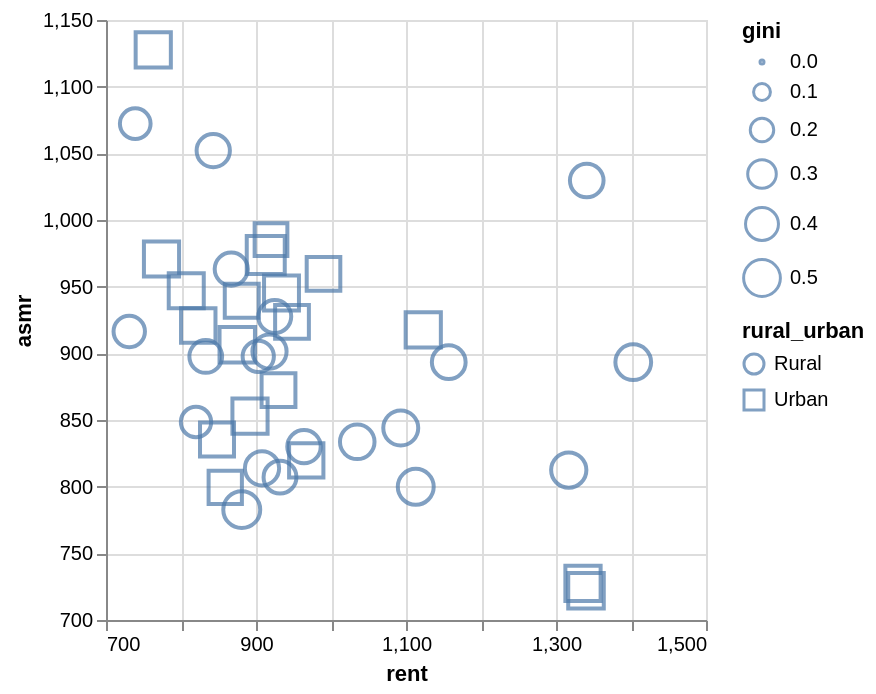

The cell this chart's notebook holds for it:
### Markdown cell above
## Task 2: How does housing affordability relate to ASMR? (10 points)

This tasks focuses on the `asmr`, `rent`, `gini`, and `rural_urban` variables to analyze how the age-standardized mortality rate relates to a county's rent and Gini coefficient, considering the distinction between rural and urban counties.

### Chart 2A

### Code cell
chart = alt.Chart(life)
chart.mark_point().encode(
    x=alt.X("rent", scale=alt.Scale(zero=False)),
    y=alt.Y("asmr", scale=alt.Scale(zero=False)),
    size="gini",
    shape="rural_urban"
)

### Figure 1 — Vega-Lite specification as saved in the notebook (floating-point values rounded to 4 significant figures; data arrays with more than 128 entries replaced by an {"elided": "..."} marker saying what was removed)
{"config": {"view": {"continuousWidth": 300, "continuousHeight": 300}}, "data": {"name": "data-5ddcb8df7bb5f7db00b6b58fe78f71b2"}, "mark": {"type": "point"}, "encoding": {"shape": {"field": "rural_urban", "type": "nominal"}, "size": {"field": "gini", "type": "quantitative"}, "x": {"field": "rent", "scale": {"zero": false}, "type": "quantitative"}, "y": {"field": "asmr", "scale": {"zero": false}, "type": "quantitative"}}, "$schema": "https://vega.github.io/schema/vega-lite/v6.1.0.json", "datasets": {"data-5ddcb8df7bb5f7db00b6b58fe78f71b2": [{"county": "West Greenwich", "rural_urban": "Rural", "life_expectancy": 78.65, "asmr": 1030.0, "asmr_rank": 36, "rent": 1341, "gini": 0.4168, "pct_food_desert": 0.0, "fast_food": 0.23, "pct_farmers_market": 22.48, "pct_less_hs": 5.1, "pct_bachelors": 31.0, "type": "Feature", "geometry": {"type": "Polygon", "coordinates": [[[-71.79, 41.66], [-71.79, 41.66], [-71.79, 41.64], [-71.79, 41.63], [-71.79, 41.6], [-71.79, 41.6], [-71.76, 41.6], [-71.66, 41.6], [-71.65, 41.6], [-71.65, 41.6], [-71.64, 41.6], [-71.64, 41.6], [-71.54, 41.6], [-71.55, 41.63], [-71.55, 41.64], [-71.55, 41.65], [-71.55, 41.66], [-71.55, 41.66], [-71.57, 41.66], [-71.59, 41.66], [-71.6, 41.66], [-71.62, 41.66], [-71.62, 41.66], [-71.67, 41.66], [-71.67, 41.66], [-71.69, 41.66], [-71.74, 41.66], [-71.74, 41.66], [-71.79, 41.66]]]}}, {"county": "Central Falls", "rural_urban": "Urban", "life_expectancy": 78.26, "asmr": 970.7, "asmr_rank": 33, "rent": 774, "gini": 0.4557, "pct_food_desert": 0.0, "fast_food": 37.2, "pct_farmers_market": 0.0, "pct_less_hs": 48.2, "pct_bachelors": 7.4, "type": "Feature", "geometry": {"type": "Polygon", "coordinates": [[[-71.39, 41.9], [-71.4, 41.9], [-71.4, 41.89], [-71.4, 41.89], [-71.41, 41.89], [-71.41, 41.89], [-71.41, 41.89], [-71.4, 41.88], [-71.39, 41.88], [-71.39, 41.88], [-71.39, 41.88], [-71.38, 41.88], [-71.38, 41.89], [-71.38, 41.89], [-71.38, 41.89], [-71.38, 41.89], [-71.38, 41.89], [-71.38, 41.89], [-71.38, 41.89], [-71.38, 41.9], [-71.39, 41.9], [-71.39, 41.9], [-71.39, 41.9], [-71.39, 41.9], [-71.39, 41.9]]]}}, {"county": "Scituate", "rural_urban": "Rural", "life_expectancy": 81.43, "asmr": 807.1, "asmr_rank": 6, "rent": 932, "gini": 0.3981, "pct_food_desert": 0.0, "fast_food": 0.13, "pct_farmers_market": 61.14, "pct_less_hs": 9.3, "pct_bachelors": 28.3, "type": "Feature", "geometry": {"type": "Polygon", "coordinates": [[[-71.69, 41.86], [-71.69, 41.84], [-71.69, 41.84], [-71.69, 41.83], [-71.69, 41.82], [-71.68, 41.79], [-71.68, 41.79], [-71.68, 41.78], [-71.68, 41.77], [-71.68, 41.77], [-71.67, 41.76], [-71.67, 41.73], [-71.67, 41.73], [-71.64, 41.73], [-71.59, 41.73], [-71.58, 41.73], [-71.56, 41.73], [-71.55, 41.73], [-71.55, 41.73], [-71.55, 41.73], [-71.55, 41.74], [-71.55, 41.76], [-71.55, 41.76], [-71.55, 41.77], [-71.56, 41.79], [-71.56, 41.79], [-71.56, 41.8], [-71.57, 41.81], [-71.57, 41.84], [-71.57, 41.84], [-71.57, 41.84], [-71.57, 41.85], [-71.57, 41.86], [-71.6, 41.86], [-71.61, 41.86], [-71.68, 41.86], [-71.69, 41.86]]]}}, {"county": "Foster", "rural_urban": "Rural", "life_expectancy": 79.14, "asmr": 813.8, "asmr_rank": 8, "rent": 908, "gini": 0.4325, "pct_food_desert": 0.0, "fast_food": 0.08, "pct_farmers_market": 0.0, "pct_less_hs": 8.1, "pct_bachelors": 29.9, "type": "Feature", "geometry": {"type": "Polygon", "coordinates": [[[-71.79, 41.85], [-71.79, 41.85], [-71.79, 41.84], [-71.79, 41.84], [-71.79, 41.82], [-71.79, 41.81], [-71.79, 41.81], [-71.79, 41.8], [-71.79, 41.77], [-71.79, 41.77], [-71.79, 41.77], [-71.79, 41.74], [-71.79, 41.73], [-71.72, 41.73], [-71.7, 41.73], [-71.67, 41.73], [-71.67, 41.73], [-71.67, 41.76], [-71.68, 41.77], [-71.68, 41.77], [-71.68, 41.78], [-71.68, 41.79], [-71.68, 41.79], [-71.69, 41.82], [-71.69, 41.83], [-71.69, 41.84], [-71.69, 41.84], [-71.69, 41.86], [-71.74, 41.86], [-71.75, 41.86], [-71.76, 41.86], [-71.79, 41.85]]]}}, {"county": "Burrillville", "rural_urban": "Rural", "life_expectancy": 77.33, "asmr": 1052.0, "asmr_rank": 37, "rent": 843, "gini": 0.4087, "pct_food_desert": 57.56, "fast_food": 0.37, "pct_farmers_market": 96.13, "pct_less_hs": 17.4, "pct_bachelors": 22.8, "type": "Feature", "geometry": {"type": "Polygon", "coordinates": [[[-71.61, 42.01], [-71.66, 42.01], [-71.68, 42.01], [-71.68, 42.01], [-71.76, 42.01], [-71.77, 42.01], [-71.8, 42.01], [-71.8, 41.99], [-71.8, 41.99], [-71.8, 41.94], [-71.8, 41.93], [-71.8, 41.93], [-71.74, 41.93], [-71.72, 41.93], [-71.71, 41.93], [-71.7, 41.93], [-71.68, 41.93], [-71.67, 41.93], [-71.66, 41.93], [-71.64, 41.93], [-71.63, 41.93], [-71.59, 41.93], [-71.6, 41.97], [-71.6, 41.98], [-71.61, 42.01]]]}}, {"county": "Bristol", "rural_urban": "Urban", "life_expectancy": 80.94, "asmr": 853.0, "asmr_rank": 15, "rent": 892, "gini": 0.4563, "pct_food_desert": 53.84, "fast_food": 3.04, "pct_farmers_market": 71.82, "pct_less_hs": 18.7, "pct_bachelors": 32.5, "type": "Feature", "geometry": {"type": "Polygon", "coordinates": [[[-71.3, 41.71], [-71.29, 41.7], [-71.29, 41.69], [-71.29, 41.69], [-71.3, 41.68], [-71.3, 41.68], [-71.31, 41.67], [-71.3, 41.66], [-71.3, 41.65], [-71.3, 41.65], [-71.3, 41.65], [-71.3, 41.65], [-71.3, 41.66], [-71.29, 41.66], [-71.29, 41.66], [-71.29, 41.67], [-71.29, 41.68], [-71.29, 41.68], [-71.29, 41.68], [-71.28, 41.68], [-71.28, 41.68], [-71.28, 41.68], [-71.28, 41.67], [-71.28, 41.67], [-71.28, 41.67], [-71.28, 41.67], [-71.27, 41.66], [-71.27, 41.66], [-71.27, 41.66], [-71.27, 41.65], [-71.27, 41.65], [-71.27, 41.64], [-71.26, 41.64], [-71.26, 41.64], [-71.26, 41.64], [-71.26, 41.65], [-71.26, 41.65], [-71.25, 41.65], [-71.25, 41.66], [-71.25, 41.67], [-71.24, 41.67], [-71.24, 41.67], [-71.24, 41.67], [-71.24, 41.67], [-71.24, 41.67], [-71.23, 41.68], [-71.23, 41.68], [-71.24, 41.68], [-71.24, 41.68], [-71.24, 41.69], [-71.24, 41.69], [-71.25, 41.69], [-71.25, 41.7], [-71.24, 41.7], [-71.24, 41.7], [-71.25, 41.7], [-71.25, 41.72], [-71.26, 41.71], [-71.27, 41.71], [-71.28, 41.71], [-71.29, 41.71], [-71.29, 41.71], [-71.3, 41.71]]]}}, {"county": "East Greenwich", "rural_urban": "Rural", "life_expectancy": 82.17, "asmr": 782.8, "asmr_rank": 3, "rent": 881, "gini": 0.5041, "pct_food_desert": 54.52, "fast_food": 1.76, "pct_farmers_market": 45.31, "pct_less_hs": 3.5, "pct_bachelors": 58.9, "type": "Feature", "geometry": {"type": "Polygon", "coordinates": [[[-71.55, 41.66], [-71.55, 41.66], [-71.55, 41.65], [-71.55, 41.64], [-71.55, 41.63], [-71.54, 41.6], [-71.52, 41.6], [-71.52, 41.6], [-71.5, 41.6], [-71.48, 41.6], [-71.48, 41.6], [-71.49, 41.61], [-71.49, 41.61], [-71.49, 41.62], [-71.49, 41.62], [-71.49, 41.62], [-71.48, 41.62], [-71.48, 41.62], [-71.48, 41.62], [-71.47, 41.63], [-71.47, 41.63], [-71.47, 41.63], [-71.47, 41.63], [-71.47, 41.64], [-71.46, 41.64], [-71.47, 41.64], [-71.46, 41.65], [-71.46, 41.65], [-71.45, 41.65], [-71.45, 41.65], [-71.45, 41.65], [-71.45, 41.65], [-71.45, 41.66], [-71.44, 41.66], [-71.44, 41.66], [-71.44, 41.66], [-71.44, 41.66], [-71.44, 41.66], [-71.45, 41.66], [-71.45, 41.66], [-71.45, 41.66], [-71.46, 41.66], [-71.46, 41.66], [-71.49, 41.66], [-71.5, 41.66], [-71.53, 41.66], [-71.54, 41.66], [-71.55, 41.66]]]}}, {"county": "East Providence", "rural_urban": "Urban", "life_expectancy": 79.61, "asmr": 920.9, "asmr_rank": 25, "rent": 823, "gini": 0.4378, "pct_food_desert": 20.39, "fast_food": 7.72, "pct_farmers_market": 33.22, "pct_less_hs": 20.8, "pct_bachelors": 22.8, "type": "Feature", "geometry": {"type": "Polygon", "coordinates": {"elided": "1x97x2 float values"}}}, {"county": "Richmond", "rural_urban": "Rural", "life_expectancy": 78.43, "asmr": 1072.0, "asmr_rank": 38, "rent": 739, "gini": 0.346, "pct_food_desert": 0.0, "fast_food": 0.42, "pct_farmers_market": 96.73, "pct_less_hs": 8.5, "pct_bachelors": 33.0, "type": "Feature", "geometry": {"type": "Polygon", "coordinates": {"elided": "1x177x2 float values"}}}, {"county": "Cumberland", "rural_urban": "Urban", "life_expectancy": 81.5, "asmr": 799.5, "asmr_rank": 4, "rent": 859, "gini": 0.4083, "pct_food_desert": 39.28, "fast_food": 1.9, "pct_farmers_market": 0.0, "pct_less_hs": 14.3, "pct_bachelors": 33.6, "type": "Feature", "geometry": {"type": "Polygon", "coordinates": {"elided": "1x72x2 float values"}}}, {"county": "Providence", "rural_urban": "Urban", "life_expectancy": 78.37, "asmr": 973.8, "asmr_rank": 34, "rent": 913, "gini": 0.5339, "pct_food_desert": 5.31, "fast_food": 25.58, "pct_farmers_market": 81.09, "pct_less_hs": 27.4, "pct_bachelors": 29.0, "type": "Feature", "geometry": {"type": "Polygon", "coordinates": {"elided": "1x110x2 float values"}}}, {"county": "Narragansett", "rural_urban": "Rural", "life_expectancy": 82.0, "asmr": 799.9, "asmr_rank": 5, "rent": 1113, "gini": 0.4766, "pct_food_desert": 46.78, "fast_food": 1.63, "pct_farmers_market": 32.95, "pct_less_hs": 4.0, "pct_bachelors": 52.2, "type": "Feature", "geometry": {"type": "Polygon", "coordinates": {"elided": "1x106x2 float values"}}}, {"county": "Warwick", "rural_urban": "Urban", "life_expectancy": 78.89, "asmr": 959.6, "asmr_rank": 31, "rent": 990, "gini": 0.4162, "pct_food_desert": 33.34, "fast_food": 4.82, "pct_farmers_market": 16.78, "pct_less_hs": 10.2, "pct_bachelors": 29.0, "type": "Feature", "geometry": {"type": "MultiPolygon", "coordinates": {"elided": "2 rows, 392 float values in total"}}}, {"county": "Warren", "rural_urban": "Urban", "life_expectancy": 79.94, "asmr": 906.4, "asmr_rank": 22, "rent": 875, "gini": 0.4636, "pct_food_desert": 96.83, "fast_food": 5.48, "pct_farmers_market": 0.0, "pct_less_hs": 16.5, "pct_bachelors": 28.2, "type": "Feature", "geometry": {"type": "Polygon", "coordinates": [[[-71.28, 41.76], [-71.29, 41.74], [-71.29, 41.74], [-71.29, 41.74], [-71.29, 41.73], [-71.29, 41.73], [-71.29, 41.73], [-71.29, 41.72], [-71.29, 41.72], [-71.29, 41.72], [-71.29, 41.71], [-71.29, 41.71], [-71.29, 41.71], [-71.28, 41.71], [-71.27, 41.71], [-71.26, 41.71], [-71.25, 41.72], [-71.25, 41.7], [-71.24, 41.7], [-71.24, 41.7], [-71.24, 41.7], [-71.24, 41.7], [-71.23, 41.7], [-71.23, 41.71], [-71.22, 41.71], [-71.23, 41.71], [-71.23, 41.71], [-71.25, 41.73], [-71.25, 41.73], [-71.25, 41.74], [-71.25, 41.74], [-71.26, 41.75], [-71.28, 41.76]]]}}, {"county": "Cranston", "rural_urban": "Urban", "life_expectancy": 81.32, "asmr": 819.7, "asmr_rank": 9, "rent": 967, "gini": 0.434, "pct_food_desert": 25.34, "fast_food": 4.85, "pct_farmers_market": 30.56, "pct_less_hs": 14.9, "pct_bachelors": 29.7, "type": "Feature", "geometry": {"type": "Polygon", "coordinates": {"elided": "1x136x2 float values"}}}, {"county": "Johnston", "rural_urban": "Urban", "life_expectancy": 79.4, "asmr": 939.4, "asmr_rank": 28, "rent": 881, "gini": 0.4252, "pct_food_desert": 29.0, "fast_food": 2.55, "pct_farmers_market": 73.09, "pct_less_hs": 18.2, "pct_bachelors": 21.6, "type": "Feature", "geometry": {"type": "Polygon", "coordinates": {"elided": "1x78x2 float values"}}}, {"county": "Lincoln", "rural_urban": "Urban", "life_expectancy": 81.26, "asmr": 835.3, "asmr_rank": 12, "rent": 848, "gini": 0.4257, "pct_food_desert": 48.34, "fast_food": 1.97, "pct_farmers_market": 16.12, "pct_less_hs": 12.8, "pct_bachelors": 36.1, "type": "Feature", "geometry": {"type": "Polygon", "coordinates": {"elided": "1x85x2 float values"}}}, {"county": "Woonsocket", "rural_urban": "Urban", "life_expectancy": 75.85, "asmr": 1128.0, "asmr_rank": 39, "rent": 763, "gini": 0.457, "pct_food_desert": 29.41, "fast_food": 10.43, "pct_farmers_market": 54.92, "pct_less_hs": 27.7, "pct_bachelors": 12.9, "type": "Feature", "geometry": {"type": "Polygon", "coordinates": [[[-71.53, 42.01], [-71.53, 42.01], [-71.53, 42.01], [-71.54, 42.01], [-71.54, 42.0], [-71.53, 41.99], [-71.53, 41.99], [-71.53, 41.99], [-71.53, 41.99], [-71.53, 41.99], [-71.52, 41.99], [-71.52, 41.98], [-71.52, 41.98], [-71.52, 41.98], [-71.52, 41.98], [-71.51, 41.98], [-71.49, 41.98], [-71.49, 41.98], [-71.48, 41.99], [-71.47, 41.99], [-71.46, 42.0], [-71.46, 42.01], [-71.46, 42.01], [-71.46, 42.02], [-71.46, 42.02], [-71.48, 42.02], [-71.48, 42.02], [-71.49, 42.02], [-71.5, 42.02], [-71.5, 42.02], [-71.5, 42.02], [-71.5, 42.02], [-71.5, 42.02], [-71.51, 42.02], [-71.52, 42.02], [-71.53, 42.02], [-71.53, 42.01], [-71.53, 42.01], [-71.53, 42.01]]]}}, {"county": "Jamestown", "rural_urban": "Rural", "life_expectancy": 80.83, "asmr": 893.3, "asmr_rank": 17, "rent": 1403, "gini": 0.4719, "pct_food_desert": 57.35, "fast_food": 0.63, "pct_farmers_market": 0.0, "pct_less_hs": 2.3, "pct_bachelors": 59.4, "type": "Feature", "geometry": {"type": "MultiPolygon", "coordinates": {"elided": "3 rows, 250 float values in total"}}}, {"county": "Tiverton", "rural_urban": "Rural", "life_expectancy": 81.16, "asmr": 830.0, "asmr_rank": 10, "rent": 964, "gini": 0.4118, "pct_food_desert": 57.17, "fast_food": 0.69, "pct_farmers_market": 79.11, "pct_less_hs": 13.9, "pct_bachelors": 29.9, "type": "Feature", "geometry": {"type": "Polygon", "coordinates": {"elided": "1x88x2 float values"}}}, {"county": "Charlestown", "rural_urban": "Rural", "life_expectancy": 80.75, "asmr": 844.0, "asmr_rank": 13, "rent": 1093, "gini": 0.4511, "pct_food_desert": 0.0, "fast_food": 0.37, "pct_farmers_market": 99.28, "pct_less_hs": 8.2, "pct_bachelors": 35.4, "type": "Feature", "geometry": {"type": "Polygon", "coordinates": {"elided": "1x109x2 float values"}}}, {"county": "Exeter", "rural_urban": "Rural", "life_expectancy": 79.59, "asmr": 897.7, "asmr_rank": 20, "rent": 903, "gini": 0.3591, "pct_food_desert": 0.0, "fast_food": 0.14, "pct_farmers_market": 85.53, "pct_less_hs": 7.5, "pct_bachelors": 45.6, "type": "Feature", "geometry": {"type": "Polygon", "coordinates": [[[-71.79, 41.6], [-71.79, 41.57], [-71.79, 41.55], [-71.78, 41.55], [-71.75, 41.55], [-71.74, 41.55], [-71.73, 41.55], [-71.72, 41.55], [-71.66, 41.56], [-71.66, 41.56], [-71.62, 41.56], [-71.61, 41.53], [-71.59, 41.52], [-71.59, 41.52], [-71.56, 41.51], [-71.53, 41.5], [-71.51, 41.5], [-71.51, 41.5], [-71.51, 41.51], [-71.51, 41.52], [-71.52, 41.53], [-71.52, 41.53], [-71.52, 41.56], [-71.52, 41.56], [-71.52, 41.56], [-71.52, 41.58], [-71.52, 41.58], [-71.52, 41.59], [-71.52, 41.59], [-71.52, 41.6], [-71.52, 41.6], [-71.54, 41.6], [-71.64, 41.6], [-71.64, 41.6], [-71.65, 41.6], [-71.65, 41.6], [-71.66, 41.6], [-71.76, 41.6], [-71.79, 41.6]]]}}, {"county": "Middletown", "rural_urban": "Rural", "life_expectancy": 80.26, "asmr": 893.4, "asmr_rank": 18, "rent": 1157, "gini": 0.4204, "pct_food_desert": 32.9, "fast_food": 3.2, "pct_farmers_market": 34.46, "pct_less_hs": 6.7, "pct_bachelors": 38.4, "type": "Feature", "geometry": {"type": "Polygon", "coordinates": {"elided": "1x72x2 float values"}}}, {"county": "Glocester", "rural_urban": "Rural", "life_expectancy": 80.09, "asmr": 848.5, "asmr_rank": 14, "rent": 820, "gini": 0.3387, "pct_food_desert": 0.0, "fast_food": 0.28, "pct_farmers_market": 82.59, "pct_less_hs": 8.7, "pct_bachelors": 30.0, "type": "Feature", "geometry": {"type": "Polygon", "coordinates": [[[-71.8, 41.93], [-71.8, 41.92], [-71.8, 41.9], [-71.79, 41.85], [-71.76, 41.86], [-71.75, 41.86], [-71.74, 41.86], [-71.69, 41.86], [-71.68, 41.86], [-71.61, 41.86], [-71.6, 41.86], [-71.57, 41.86], [-71.58, 41.86], [-71.58, 41.88], [-71.58, 41.88], [-71.58, 41.88], [-71.58, 41.89], [-71.59, 41.93], [-71.63, 41.93], [-71.64, 41.93], [-71.66, 41.93], [-71.67, 41.93], [-71.68, 41.93], [-71.7, 41.93], [-71.71, 41.93], [-71.72, 41.93], [-71.74, 41.93], [-71.8, 41.93]]]}}, {"county": "Little Compton", "rural_urban": "Rural", "life_expectancy": 81.32, "asmr": 812.5, "asmr_rank": 7, "rent": 1317, "gini": 0.4586, "pct_food_desert": 0.0, "fast_food": 0.14, "pct_farmers_market": 51.52, "pct_less_hs": 8.2, "pct_bachelors": 48.9, "type": "Feature", "geometry": {"type": "Polygon", "coordinates": [[[-71.21, 41.55], [-71.21, 41.54], [-71.2, 41.54], [-71.21, 41.53], [-71.21, 41.53], [-71.2, 41.52], [-71.2, 41.52], [-71.2, 41.52], [-71.2, 41.51], [-71.21, 41.5], [-71.2, 41.5], [-71.2, 41.5], [-71.2, 41.49], [-71.19, 41.48], [-71.19, 41.48], [-71.19, 41.47], [-71.19, 41.47], [-71.19, 41.47], [-71.2, 41.46], [-71.2, 41.46], [-71.19, 41.46], [-71.19, 41.46], [-71.19, 41.46], [-71.18, 41.46], [-71.18, 41.46], [-71.18, 41.46], [-71.17, 41.46], [-71.17, 41.46], [-71.17, 41.46], [-71.17, 41.46], [-71.17, 41.47], [-71.17, 41.47], [-71.16, 41.47], [-71.16, 41.47], [-71.16, 41.48], [-71.15, 41.48], [-71.15, 41.48], [-71.15, 41.48], [-71.15, 41.48], [-71.15, 41.48], [-71.14, 41.48], [-71.14, 41.48], [-71.14, 41.49], [-71.14, 41.49], [-71.14, 41.49], [-71.14, 41.49], [-71.13, 41.49], [-71.13, 41.5], [-71.12, 41.5], [-71.12, 41.52], [-71.13, 41.56], [-71.13, 41.56], [-71.16, 41.56], [-71.16, 41.56], [-71.2, 41.55], [-71.21, 41.55]]]}}, {"county": "Newport", "rural_urban": "Urban", "life_expectancy": 79.52, "asmr": 917.6, "asmr_rank": 24, "rent": 1123, "gini": 0.4575, "pct_food_desert": 8.63, "fast_food": 8.7, "pct_farmers_market": 66.17, "pct_less_hs": 9.7, "pct_bachelors": 48.2, "type": "Feature", "geometry": {"type": "MultiPolygon", "coordinates": {"elided": "4 rows, 264 float values in total"}}}, {"county": "South Kingstown", "rural_urban": "Rural", "life_expectancy": 81.34, "asmr": 833.6, "asmr_rank": 11, "rent": 1035, "gini": 0.441, "pct_food_desert": 47.06, "fast_food": 0.79, "pct_farmers_market": 54.02, "pct_less_hs": 6.7, "pct_bachelors": 51.3, "type": "Feature", "geometry": {"type": "Polygon", "coordinates": {"elided": "1x110x2 float values"}}}, {"county": "Portsmouth", "rural_urban": "Urban", "life_expectancy": 82.93, "asmr": 727.5, "asmr_rank": 2, "rent": 1336, "gini": 0.4584, "pct_food_desert": 67.18, "fast_food": 0.98, "pct_farmers_market": 89.92, "pct_less_hs": 7.3, "pct_bachelors": 47.4, "type": "Feature", "geometry": {"type": "MultiPolygon", "coordinates": {"elided": "6 rows, 422 float values in total"}}}, {"county": "North Providence", "rural_urban": "Urban", "life_expectancy": 79.91, "asmr": 872.4, "asmr_rank": 16, "rent": 930, "gini": 0.4218, "pct_food_desert": 33.78, "fast_food": 10.78, "pct_farmers_market": 61.71, "pct_less_hs": 15.0, "pct_bachelors": 24.8, "type": "Feature", "geometry": {"type": "Polygon", "coordinates": [[[-71.5, 41.87], [-71.49, 41.87], [-71.49, 41.86], [-71.49, 41.86], [-71.49, 41.86], [-71.49, 41.86], [-71.49, 41.85], [-71.49, 41.85], [-71.48, 41.85], [-71.48, 41.85], [-71.48, 41.84], [-71.48, 41.84], [-71.48, 41.84], [-71.48, 41.84], [-71.48, 41.84], [-71.47, 41.84], [-71.47, 41.84], [-71.47, 41.84], [-71.46, 41.84], [-71.46, 41.84], [-71.46, 41.85], [-71.46, 41.85], [-71.45, 41.85], [-71.45, 41.85], [-71.44, 41.86], [-71.43, 41.86], [-71.43, 41.86], [-71.42, 41.86], [-71.42, 41.86], [-71.42, 41.86], [-71.42, 41.87], [-71.42, 41.87], [-71.42, 41.88], [-71.43, 41.88], [-71.44, 41.88], [-71.45, 41.88], [-71.46, 41.87], [-71.46, 41.87], [-71.47, 41.87], [-71.47, 41.87], [-71.48, 41.87], [-71.49, 41.87], [-71.49, 41.87], [-71.49, 41.87], [-71.5, 41.87]]]}}, {"county": "Pawtucket", "rural_urban": "Urban", "life_expectancy": 78.94, "asmr": 946.9, "asmr_rank": 30, "rent": 807, "gini": 0.4525, "pct_food_desert": 5.64, "fast_food": 14.68, "pct_farmers_market": 50.63, "pct_less_hs": 24.3, "pct_bachelors": 18.9, "type": "Feature", "geometry": {"type": "Polygon", "coordinates": {"elided": "1x65x2 float values"}}}, {"county": "Barrington", "rural_urban": "Urban", "life_expectancy": 83.13, "asmr": 722.0, "asmr_rank": 1, "rent": 1340, "gini": 0.4664, "pct_food_desert": 29.48, "fast_food": 1.18, "pct_farmers_market": 59.5, "pct_less_hs": 4.4, "pct_bachelors": 63.4, "type": "Feature", "geometry": {"type": "Polygon", "coordinates": [[[-71.32, 41.78], [-71.32, 41.77], [-71.32, 41.77], [-71.33, 41.77], [-71.33, 41.77], [-71.34, 41.76], [-71.34, 41.76], [-71.35, 41.75], [-71.35, 41.75], [-71.36, 41.75], [-71.35, 41.75], [-71.35, 41.75], [-71.35, 41.74], [-71.34, 41.74], [-71.34, 41.73], [-71.34, 41.73], [-71.34, 41.73], [-71.34, 41.72], [-71.32, 41.73], [-71.32, 41.73], [-71.32, 41.72], [-71.31, 41.72], [-71.31, 41.72], [-71.31, 41.72], [-71.31, 41.72], [-71.31, 41.71], [-71.31, 41.71], [-71.3, 41.71], [-71.3, 41.71], [-71.3, 41.71], [-71.3, 41.71], [-71.3, 41.71], [-71.29, 41.71], [-71.29, 41.71], [-71.29, 41.72], [-71.29, 41.72], [-71.29, 41.72], [-71.29, 41.73], [-71.29, 41.73], [-71.29, 41.73], [-71.29, 41.74], [-71.29, 41.74], [-71.29, 41.74], [-71.28, 41.76], [-71.29, 41.77], [-71.3, 41.77], [-71.32, 41.78], [-71.32, 41.78], [-71.32, 41.78]]]}}, {"county": "Hopkinton", "rural_urban": "Rural", "life_expectancy": 78.9, "asmr": 916.4, "asmr_rank": 23, "rent": 731, "gini": 0.3627, "pct_food_desert": 0.0, "fast_food": 0.2, "pct_farmers_market": 71.06, "pct_less_hs": 6.9, "pct_bachelors": 25.4, "type": "Feature", "geometry": {"type": "Polygon", "coordinates": {"elided": "1x172x2 float values"}}}, {"county": "Westerly", "rural_urban": "Rural", "life_expectancy": 79.64, "asmr": 901.4, "asmr_rank": 21, "rent": 918, "gini": 0.4309, "pct_food_desert": 21.44, "fast_food": 1.83, "pct_farmers_market": 99.57, "pct_less_hs": 13.9, "pct_bachelors": 30.0, "type": "Feature", "geometry": {"type": "Polygon", "coordinates": {"elided": "1x146x2 float values"}}}, {"county": "North Smithfield", "rural_urban": "Rural", "life_expectancy": 79.4, "asmr": 927.5, "asmr_rank": 27, "rent": 925, "gini": 0.4, "pct_food_desert": 58.2, "fast_food": 0.74, "pct_farmers_market": 16.14, "pct_less_hs": 14.5, "pct_bachelors": 29.3, "type": "Feature", "geometry": {"type": "Polygon", "coordinates": [[[-71.61, 42.01], [-71.6, 41.98], [-71.6, 41.97], [-71.59, 41.93], [-71.56, 41.94], [-71.49, 41.94], [-71.49, 41.94], [-71.48, 41.94], [-71.48, 41.94], [-71.48, 41.95], [-71.49, 41.95], [-71.49, 41.95], [-71.49, 41.95], [-71.49, 41.95], [-71.49, 41.96], [-71.49, 41.96], [-71.49, 41.96], [-71.49, 41.96], [-71.49, 41.96], [-71.49, 41.97], [-71.49, 41.97], [-71.49, 41.97], [-71.49, 41.97], [-71.49, 41.97], [-71.49, 41.98], [-71.49, 41.98], [-71.49, 41.98], [-71.49, 41.98], [-71.51, 41.98], [-71.52, 41.98], [-71.52, 41.98], [-71.52, 41.98], [-71.52, 41.98], [-71.52, 41.99], [-71.53, 41.99], [-71.53, 41.99], [-71.53, 41.99], [-71.53, 41.99], [-71.53, 41.99], [-71.54, 42.0], [-71.54, 42.01], [-71.53, 42.01], [-71.53, 42.01], [-71.53, 42.01], [-71.54, 42.01], [-71.55, 42.01], [-71.55, 42.01], [-71.56, 42.01], [-71.56, 42.01], [-71.58, 42.01], [-71.59, 42.01], [-71.59, 42.01], [-71.61, 42.01]]]}}, {"county": "West Warwick", "rural_urban": "Urban", "life_expectancy": 77.79, "asmr": 985.2, "asmr_rank": 35, "rent": 920, "gini": 0.3944, "pct_food_desert": 15.86, "fast_food": 7.49, "pct_farmers_market": 36.43, "pct_less_hs": 15.0, "pct_bachelors": 21.0, "type": "Feature", "geometry": {"type": "Polygon", "coordinates": [[[-71.53, 41.73], [-71.53, 41.72], [-71.53, 41.72], [-71.53, 41.72], [-71.53, 41.71], [-71.53, 41.71], [-71.53, 41.71], [-71.53, 41.7], [-71.53, 41.7], [-71.53, 41.7], [-71.53, 41.69], [-71.53, 41.68], [-71.53, 41.68], [-71.53, 41.68], [-71.53, 41.67], [-71.53, 41.66], [-71.5, 41.66], [-71.5, 41.66], [-71.5, 41.67], [-71.5, 41.67], [-71.5, 41.68], [-71.5, 41.69], [-71.5, 41.69], [-71.5, 41.7], [-71.51, 41.7], [-71.51, 41.7], [-71.52, 41.7], [-71.52, 41.7], [-71.51, 41.71], [-71.51, 41.71], [-71.51, 41.71], [-71.51, 41.71], [-71.51, 41.71], [-71.5, 41.71], [-71.5, 41.71], [-71.5, 41.71], [-71.5, 41.71], [-71.49, 41.72], [-71.49, 41.72], [-71.49, 41.72], [-71.49, 41.72], [-71.49, 41.73], [-71.48, 41.73], [-71.48, 41.73], [-71.49, 41.73], [-71.5, 41.73], [-71.52, 41.73], [-71.52, 41.73], [-71.52, 41.73], [-71.53, 41.73], [-71.53, 41.73]]]}}, {"county": "Smithfield", "rural_urban": "Urban", "life_expectancy": 80.34, "asmr": 923.5, "asmr_rank": 26, "rent": 948, "gini": 0.42, "pct_food_desert": 77.28, "fast_food": 1.73, "pct_farmers_market": 71.34, "pct_less_hs": 9.1, "pct_bachelors": 33.6, "type": "Feature", "geometry": {"type": "Polygon", "coordinates": [[[-71.59, 41.93], [-71.58, 41.89], [-71.58, 41.88], [-71.58, 41.88], [-71.58, 41.88], [-71.58, 41.86], [-71.57, 41.86], [-71.57, 41.86], [-71.55, 41.86], [-71.55, 41.86], [-71.54, 41.86], [-71.53, 41.86], [-71.51, 41.87], [-71.51, 41.87], [-71.5, 41.87], [-71.49, 41.87], [-71.49, 41.87], [-71.49, 41.87], [-71.48, 41.87], [-71.47, 41.87], [-71.47, 41.87], [-71.47, 41.89], [-71.48, 41.91], [-71.48, 41.92], [-71.48, 41.92], [-71.48, 41.92], [-71.49, 41.94], [-71.49, 41.94], [-71.56, 41.94], [-71.59, 41.93]]]}}, {"county": "Coventry", "rural_urban": "Rural", "life_expectancy": 79.31, "asmr": 963.2, "asmr_rank": 32, "rent": 867, "gini": 0.4042, "pct_food_desert": 49.33, "fast_food": 0.72, "pct_farmers_market": 0.7, "pct_less_hs": 11.2, "pct_bachelors": 25.4, "type": "Feature", "geometry": {"type": "Polygon", "coordinates": [[[-71.79, 41.73], [-71.79, 41.72], [-71.79, 41.7], [-71.79, 41.66], [-71.74, 41.66], [-71.74, 41.66], [-71.69, 41.66], [-71.67, 41.66], [-71.67, 41.66], [-71.62, 41.66], [-71.62, 41.66], [-71.6, 41.66], [-71.59, 41.66], [-71.57, 41.66], [-71.55, 41.66], [-71.54, 41.66], [-71.53, 41.66], [-71.53, 41.67], [-71.53, 41.68], [-71.53, 41.68], [-71.53, 41.68], [-71.53, 41.69], [-71.53, 41.7], [-71.53, 41.7], [-71.53, 41.7], [-71.53, 41.71], [-71.53, 41.71], [-71.53, 41.71], [-71.53, 41.72], [-71.53, 41.72], [-71.53, 41.72], [-71.53, 41.73], [-71.55, 41.73], [-71.55, 41.73], [-71.55, 41.73], [-71.55, 41.73], [-71.56, 41.73], [-71.58, 41.73], [-71.59, 41.73], [-71.64, 41.73], [-71.67, 41.73], [-71.67, 41.73], [-71.67, 41.73], [-71.7, 41.73], [-71.72, 41.73], [-71.79, 41.73]]]}}, {"county": "North Kingstown", "rural_urban": "Urban", "life_expectancy": 80.34, "asmr": 945.2, "asmr_rank": 29, "rent": 934, "gini": 0.4497, "pct_food_desert": 44.07, "fast_food": 1.07, "pct_farmers_market": 19.89, "pct_less_hs": 6.9, "pct_bachelors": 45.2, "type": "Feature", "geometry": {"type": "Polygon", "coordinates": {"elided": "1x128x2 float values"}}}, {"county": "New Shoreham", "rural_urban": "Rural", "life_expectancy": 76.76, "asmr": 897.6, "asmr_rank": 19, "rent": 833, "gini": 0.3949, "pct_food_desert": 100.0, "fast_food": 0.84, "pct_farmers_market": 97.15, "pct_less_hs": 3.9, "pct_bachelors": 48.3, "type": "Feature", "geometry": {"type": "Polygon", "coordinates": {"elided": "1x66x2 float values"}}}]}}
